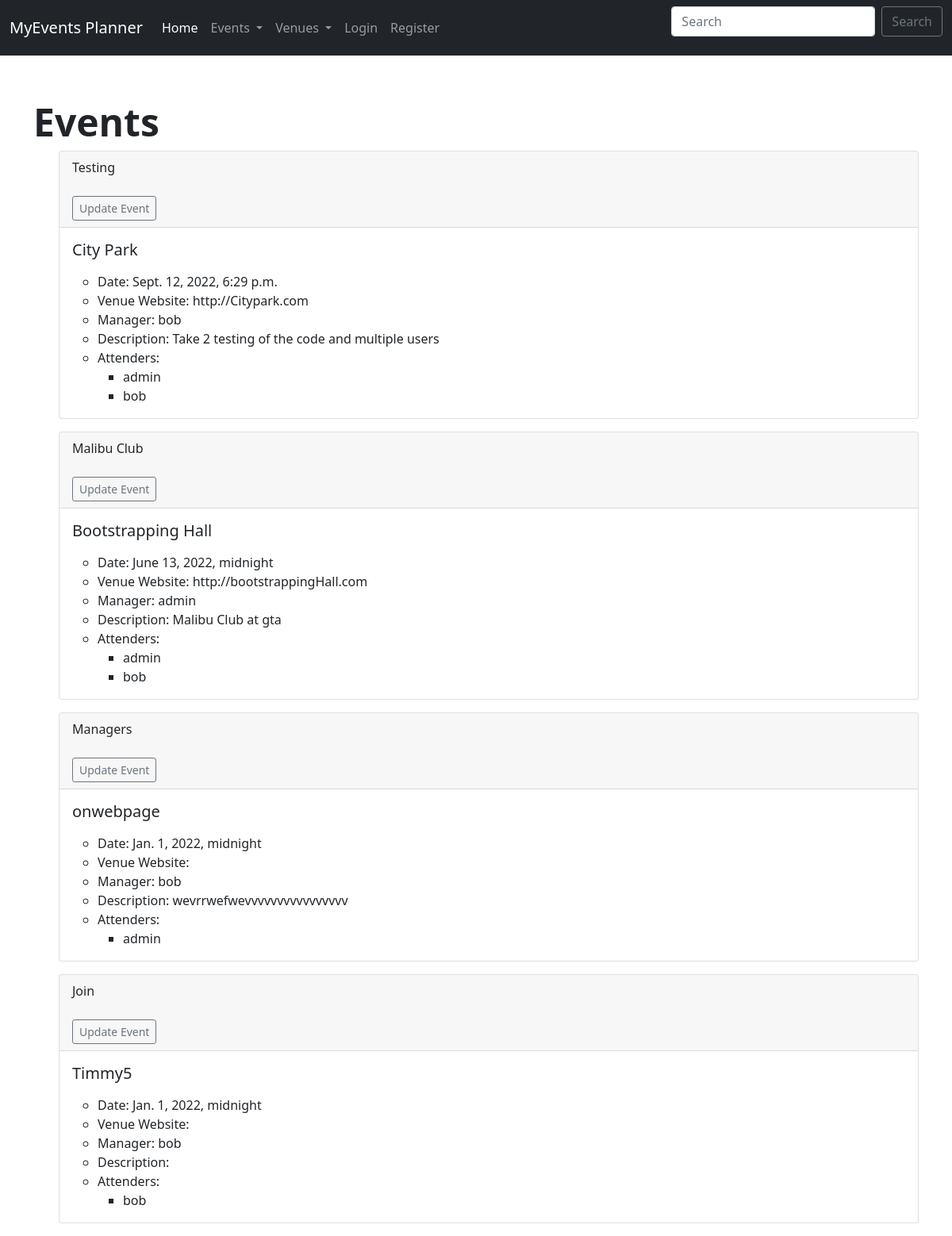
The app's page /events with its own data.
### events/models.py (models this page shows)
class Event(models.Model):
    name = models.CharField('Event Name', max_length=120)
    event_date = models.DateTimeField('Event Date')
    venue = models.ForeignKey(Venue, blank=True, null=True, on_delete=models.CASCADE)  # this allows us to connect
    manager = models.CharField(max_length=60)
    description = models.TextField(blank=True)
    attendees = models.ManyToManyField(User, blank=True)
    def __str__(self):
        return self.name

class Venue(models.Model):
    name = models.CharField('Venue Name', max_length=120)
    address = models.CharField(max_length=300)
    zip_code = models.CharField('Zip code', max_length=10)
    phone = models.CharField('Contact phone', max_length=20, blank=True)
    web = models.URLField('website address', blank=True)
    email_address = models.EmailField(blank=True)
    owner = models.IntegerField("Venue owner", blank=False)
    def __str__(self):
        return self.name

### events/views.py (the view)
# urls.py: path('events', views.all_events, name="list events"),
def all_events(request):
    event_list = Event.objects.all()
    return render(request, 'events/Event_list.html', {'event_list': event_list})

### events/templates/events/Event_list.html (shortened to what this page needs)
{% extends 'events/base.html' %}
{% block content %}
        <font size="+10">
    <strong>Events</strong> <br/>
            </font>
        {% for event in event_list %}
        <ul>
            <div class="card">
  <div class="card-header">
    {{ event }}
      <br/><br/>
      {% if user.is_authenticated %}
      {% if user.get_username == event.manager %}
      <a href="{% url 'update-event' event.id %}" class="btn btn-outline-secondary btn-sm">Update Event</a>   <a href="{% url 'delete-event' event.id %}" class="btn btn-outline-danger btn-sm">Delete Event</a>
      {% else %}
      <a href="{% url 'update-event' event.id %}" class="btn btn-outline-secondary btn-sm">Update Event</a>
      {% endif %}
      {% else %}
      <a href="{% url 'update-event' event.id %}" class="btn btn-outline-secondary btn-sm">Update Event</a>
      {% endif %}
  </div>
  <div class="card-body">
    <h5 class="card-title">{{ event.venue }}</h5>
    <p class="card-text">            <ul><li>Date: {{ event.event_date }}</li>
            <li>Venue Website: {{ event.venue.web }}</li>
            <li>Manager: {{ event.manager }}</li>
            <li>Description: {{ event.description }}</li>
            <li>Attenders: </li>
                {% for attender in event.attendees.all %}
                <ul>
            <li>{{ attender }}</li>
                </ul>
                {% endfor %}
                                    </ul>
        </ul>
        {% endfor %} </p>
  </div>
{% endblock %}

### events/templates/events/base.html (shortened to what this page needs)
<html lang="en">
  <head>
    <link href="https://cdn.jsdelivr.net/npm/bootstrap@5.0.2/dist/css/bootstrap.min.css" rel="stylesheet">
  </head>
  <body>
    {% include 'events/navbar.html' %}
    <br/>
    <div class="container">
      <br/>
    {% block content %}
    {% endblock %}
  </body>
</html>

### events/templates/events/navbar.html (shortened to what this page needs)
<nav class="navbar navbar-expand-lg navbar-dark bg-dark">
  <div class="container-fluid">
    <a class="navbar-brand" href="{%url 'home' %}">MyEvents Planner</a>
    <div class="collapse navbar-collapse" id="navbarSupportedContent">
      <ul class="navbar-nav me-auto mb-2 mb-lg-0">
        <li class="nav-item">
          <a class="nav-link active" aria-current="page" href="{% url 'home' %}">Home</a>
        </li>
        <li class="nav-item dropdown">
          <a class="nav-link dropdown-toggle" href="#" id="navbarDropdown2" role="button" data-bs-toggle="dropdown" aria-expanded="false">
            Events
          </a>
        </li>
        <li class="nav-item dropdown">
          <a class="nav-link dropdown-toggle" href="#" id="navbarDropdown" role="button" data-bs-toggle="dropdown" aria-expanded="false">
            Venues
          </a>
        </li>
        {% if user.is_authenticated %}
          <li class="nav-item">
          <a class="nav-link" aria-current="page" href="{% url 'logout' %}">Logout</a>
        </li>
        {% else %}
          <li class="nav-item">
          <a class="nav-link" aria-current="page" href="{% url 'login' %}">Login</a>
        </li>
        <li class="nav-item">
          <a class="nav-link" aria-current="page" href="{% url 'register' %}">Register</a>
        </li>
        {% endif %}
      </ul>
      <form class="d-flex" method="POST" action="{% url 'search' %}">
        <input class="form-control me-2" type="search" placeholder="Search" aria-label="Search" name="searcher">
        <button class="btn btn-outline-secondary" type="submit">Search</button>
      </form>
    </div>
  </div>
</nav>

### records on screen
Event: name "Testing", venue "City Park", event_date "Sept. 12, 2022, 6:29 p.m.", venue.web "http://Citypark.com", manager "bob", description "Take 2 testing of the code and multiple users"
Event: name "Malibu Club", venue "Bootstrapping Hall", event_date "June 13, 2022, midnight", venue.web "http://bootstrappingHall.com", manager "admin", description "Malibu Club at gta"
Event: name "Managers", venue "onwebpage", event_date "Jan. 1, 2022, midnight", manager "bob", description "wevrrwefwevvvvvvvvvvvvvvvv"
Event: name "Join", venue "Timmy5", event_date "Jan. 1, 2022, midnight", manager "bob"

### other values on screen
{{ attender }} "admin"
{{ attender }} "bob"
